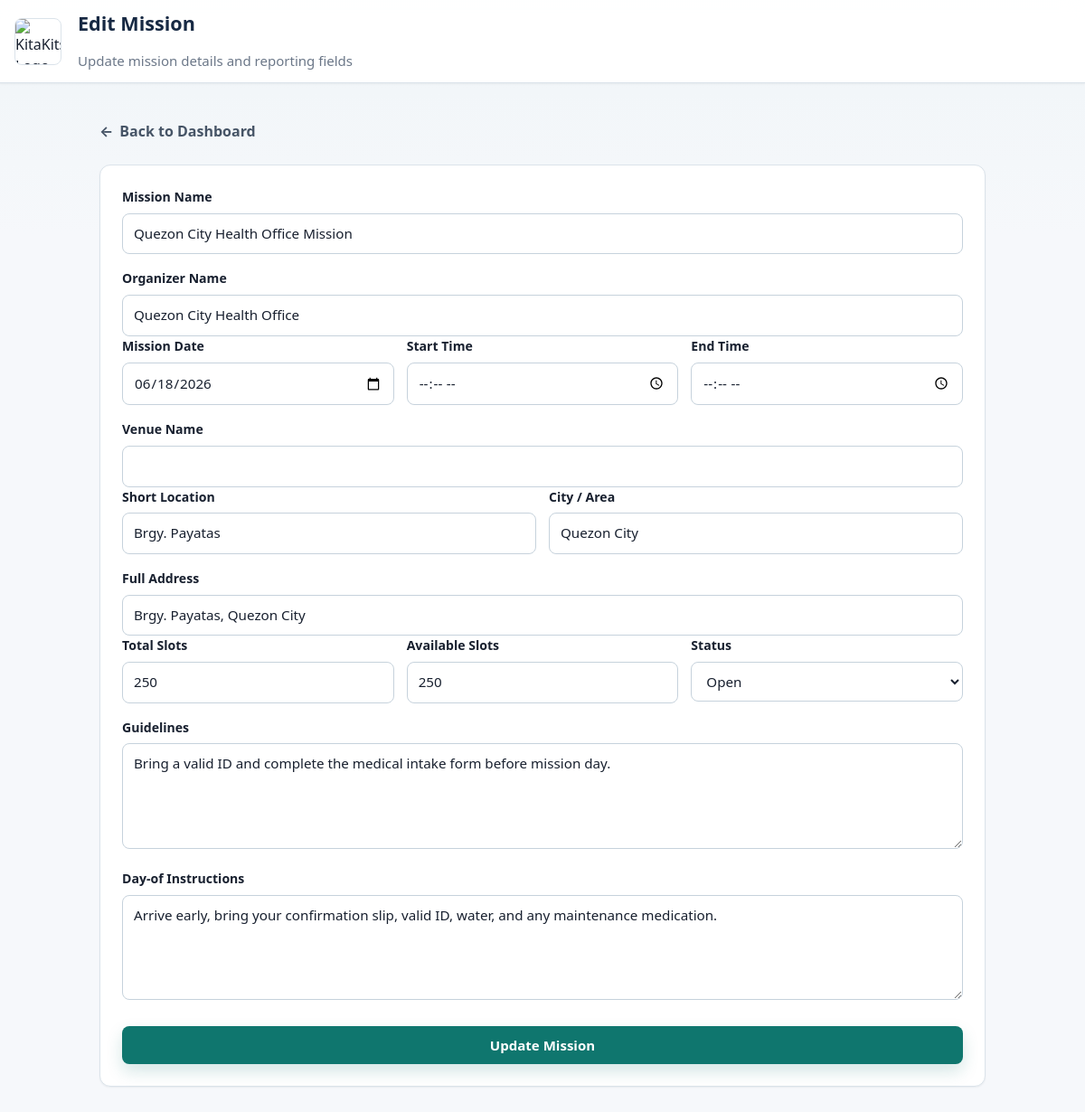
Screenshot of /admin/edit_mission.php?id=4 (signed in) with the database file from the repository.
### tables this page shows
CREATE TABLE `missions` (
  `mission_id` int(11) NOT NULL AUTO_INCREMENT,
  `mission_name` varchar(150) NOT NULL,
  `organizer_name` varchar(100) NOT NULL,
  `mission_date` date NOT NULL,
  `start_time` time DEFAULT NULL,
  `end_time` time DEFAULT NULL,
  `venue_name` varchar(150) DEFAULT NULL,
  `location` varchar(255) NOT NULL COMMENT 'Backward-compatible area/location field used by the original site',
  `city_area` varchar(100) NOT NULL,
  `full_address` varchar(255) NOT NULL,
  `total_slots` int(5) NOT NULL DEFAULT 0,
  `available_slots` int(5) NOT NULL DEFAULT 0,
  `mission_status` enum('draft','open','closed','completed','cancelled') NOT NULL DEFAULT 'open',
  `guidelines` text DEFAULT NULL,
  `day_of_instructions` text DEFAULT NULL,
  `created_by` int(11) DEFAULT NULL,
  `created_at` timestamp NOT NULL DEFAULT current_timestamp(),
  `updated_at` timestamp NOT NULL DEFAULT current_timestamp() ON UPDATE current_timestamp(),
  PRIMARY KEY (`mission_id`),
  KEY `idx_missions_date` (`mission_date`),
  KEY `idx_missions_filters` (`mission_status`, `city_area`, `mission_date`, `available_slots`),
  KEY `idx_missions_created_by` (`created_by`),
  FULLTEXT KEY `ft_missions_search` (`mission_name`, `organizer_name`, `location`, `city_area`, `full_address`),
  CONSTRAINT `fk_missions_created_by` FOREIGN KEY (`created_by`) REFERENCES `users` (`user_id`) ON DELETE SET NULL ON UPDATE CASCADE,
  CONSTRAINT `chk_missions_slots` CHECK (`total_slots` >= 0 AND `available_slots` >= 0 AND `available_slots` <= `total_slots`)
);

### public/admin/edit_mission.php (the view, shortened to what this page needs)
<?php
require_once(__DIR__ . '/../../app/config/db.php');
$mission = null;
$mission_id = isset($_GET['id']) ? (int)$_GET['id'] : 0;
if ($mission_id > 0) {
    $sql = "SELECT * FROM missions WHERE mission_id = :id";
    $stmt = $conn->prepare($sql);
    $stmt->execute([':id' => $mission_id]);
    $mission = $stmt->fetch(PDO::FETCH_ASSOC);
} else {
    $error = 'Invalid mission ID provided.';
}
function mission_value($mission, $field)
{
    return htmlspecialchars($_POST[$field] ?? ($mission[$field] ?? ''));
}
?>
<!DOCTYPE html>
<html lang="en">
<head>
    <link rel="stylesheet" href="../assets/css/style.css">
</head>
<body>
    <header>
        <div class="container">
            <div class="header-logo">
                <img src="../assets/images/logo.png" alt="KitaKits Logo">
            </div>
            <div class="header-content">
                <h1>Edit Mission</h1>
                <p>Update mission details and reporting fields</p>
            </div>
        </div>
    </header>
    <main class="container admin-workspace form-workspace">
        <a href="admin_dashboard.php" class="btn-back">
            <span>&larr; </span>
            Back to Dashboard
        </a>
        <?php if ($mission): ?>
            <form method="POST" action="" class="wide-form">
                <label for="mission_name">Mission Name</label>
                <input type="text" id="mission_name" name="mission_name" value="<?php echo mission_value($mission, 'mission_name'); ?>" maxlength="150" required>
                <label for="organizer_name">Organizer Name</label>
                <input type="text" id="organizer_name" name="organizer_name" value="<?php echo mission_value($mission, 'organizer_name'); ?>" maxlength="100" required>
                <div class="form-grid form-grid-3">
                    <div>
                        <label for="mission_date">Mission Date</label>
                        <input type="date" id="mission_date" name="mission_date" value="<?php echo mission_value($mission, 'mission_date'); ?>" required>
                    </div>
                    <div>
                        <label for="start_time">Start Time</label>
                        <input type="time" id="start_time" name="start_time" value="<?php echo mission_value($mission, 'start_time'); ?>">
                    </div>
                    <div>
                        <label for="end_time">End Time</label>
                        <input type="time" id="end_time" name="end_time" value="<?php echo mission_value($mission, 'end_time'); ?>">
                    </div>
                </div>
                <label for="venue_name">Venue Name</label>
                <input type="text" id="venue_name" name="venue_name" value="<?php echo mission_value($mission, 'venue_name'); ?>" maxlength="150">
                <div class="form-grid">
                    <div>
                        <label for="location">Short Location</label>
                        <input type="text" id="location" name="location" value="<?php echo mission_value($mission, 'location'); ?>" maxlength="255" required>
                    </div>
                    <div>
                        <label for="city_area">City / Area</label>
                        <input type="text" id="city_area" name="city_area" value="<?php echo mission_value($mission, 'city_area'); ?>" maxlength="100" required>
                    </div>
                </div>
                <label for="full_address">Full Address</label>
                <input type="text" id="full_address" name="full_address" value="<?php echo mission_value($mission, 'full_address'); ?>" maxlength="255" required>
                <div class="form-grid form-grid-3">
                    <div>
                        <label for="total_slots">Total Slots</label>
                        <input type="number" id="total_slots" name="total_slots" value="<?php echo mission_value($mission, 'total_slots'); ?>" min="0" required>
                    </div>
                    <div>
                        <label for="available_slots">Available Slots</label>
                        <input type="number" id="available_slots" name="available_slots" value="<?php echo mission_value($mission, 'available_slots'); ?>" min="0" required>
                    </div>
                    <div>
                        <label for="mission_status">Status</label>
                        <select id="mission_status" name="mission_status">
                            <?php $selected_status = $_POST['mission_status'] ?? $mission['mission_status']; ?>
                            <?php foreach (['draft', 'open', 'closed', 'completed', 'cancelled'] as $status): ?>
                                <option value="<?php echo $status; ?>" <?php echo $selected_status === $status ? 'selected' : ''; ?>><?php echo ucfirst($status); ?></option>
                            <?php endforeach; ?>
                        </select>
                    </div>
                </div>
                <label for="guidelines">Guidelines</label>
                <textarea id="guidelines" name="guidelines" rows="4"><?php echo mission_value($mission, 'guidelines'); ?></textarea>
                <label for="day_of_instructions">Day-of Instructions</label>
                <textarea id="day_of_instructions" name="day_of_instructions" rows="4"><?php echo mission_value($mission, 'day_of_instructions'); ?></textarea>
                <button type="submit" name="submit">Update Mission</button>
            </form>
        <?php endif; ?>
    </main>
</body>
</html>

### public/assets/css/style.css (style rules this page uses)
:root { --bg: #f6f8fb; --surface: #ffffff; --surface-soft: #eef4f7; --surface-muted: #f9fbfc; --ink: #18202f; --ink-soft: #465466; --ink-muted: #6b7788; --line: #dbe3ea; --line-strong: #c6d2dc; --primary: #0f766e; --primary-dark: #115e59; --primary-soft: #d9f2ef; --navy: #1f3a5f; --navy-dark: #172943; --accent: #d97706; --accent-soft: #fff4d8; --danger: #b42318; --danger-soft: #fde8e5; --success: #087443; --success-soft: #ddf8e9; --warning: #9a6200; --warning-soft: #fff3cd; --info: #1d4ed8; --info-soft: #e5efff; --shadow-sm: 0 1px 2px rgba(24, 32, 47, 0.06); --shadow-md: 0 12px 28px rgba(31, 58, 95, 0.1); --radius-sm: 6px; --radius-md: 8px; --radius-lg: 12px; --focus: 0 0 0 4px rgba(15, 118, 110, 0.18); }
* { box-sizing: border-box; margin: 0; padding: 0; }
html { min-width: 320px; scroll-behavior: smooth; }
body { min-height: 100vh; background: linear-gradient(180deg, rgba(238, 244, 247, 0.82), rgba(246, 248, 251, 0) 260px), var(--bg); color: var(--ink); font-family: "Segoe UI", -apple-system, BlinkMacSystemFont, "Helvetica Neue", Arial, sans-serif; font-size: 16px; line-height: 1.55; }
a { color: var(--primary); }
img { max-width: 100%; }
.container { width: min(1180px, calc(100% - 32px)); margin: 0 auto; padding: 28px 0; }
header { position: sticky; top: 0; z-index: 100; background: rgba(255, 255, 255, 0.94); border-bottom: 1px solid var(--line); box-shadow: var(--shadow-sm); backdrop-filter: blur(12px); }
header .container { display: flex; align-items: center; gap: 18px; padding: 14px 0; }
.header-logo { width: 52px; height: 52px; flex: 0 0 auto; border: 1px solid var(--line); border-radius: var(--radius-md); overflow: hidden; background: var(--surface); }
.header-logo img { width: 100%; height: 100%; object-fit: cover; }
.header-content { min-width: 0; }
.header-content h1 { color: var(--navy-dark); font-size: 1.35rem; font-weight: 750; line-height: 1.15; }
.header-content p { color: var(--ink-muted); font-size: 0.94rem; line-height: 1.35; margin-top: 4px; }
main.container { padding-top: 34px; padding-bottom: 48px; }
.admin-workspace { width: min(1320px, calc(100% - 32px)); }
.form-workspace { width: min(980px, calc(100% - 32px)); }
h1, h2, h3, h4 { color: var(--navy-dark); line-height: 1.25; }
h1 { font-size: 2rem; margin-bottom: 18px; }
p { color: var(--ink-soft); }
.btn-primary, .btn-secondary, .btn-book, .btn-admin, .btn-search, .btn-edit, .btn-delete, button[type="submit"] { display: inline-flex; align-items: center; justify-content: center; gap: 8px; min-height: 42px; padding: 10px 16px; border-radius: var(--radius-md); border: 1px solid transparent; font: inherit; font-size: 0.94rem; font-weight: 700; line-height: 1.2; text-decoration: none; cursor: pointer; transition: background 0.16s ease, border-color 0.16s ease, color 0.16s ease, box-shadow 0.16s ease, transform 0.16s ease; }
.btn-primary, .btn-book, .btn-admin, .btn-search, button[type="submit"] { background: var(--primary); color: #fff; box-shadow: 0 8px 18px rgba(15, 118, 110, 0.18); }
.btn-back { display: inline-flex; align-items: center; gap: 7px; min-height: 38px; margin-bottom: 18px; color: var(--ink-soft); text-decoration: none; font-weight: 700; }
form { max-width: 720px; background: var(--surface); border: 1px solid var(--line); border-radius: var(--radius-lg); box-shadow: var(--shadow-sm); padding: 24px; }
.wide-form, .auth-form, .intake-form, .content-editor { max-width: 100%; }
label, legend { display: block; color: var(--ink); font-size: 0.88rem; font-weight: 750; margin: 16px 0 7px; }
label:first-of-type { margin-top: 0; }
input[type="text"], input[type="date"], input[type="number"], input[type="email"], input[type="password"], input[type="search"], input[type="time"], select, textarea { width: 100%; min-height: 42px; padding: 10px 12px; color: var(--ink); background: var(--surface); border: 1px solid var(--line-strong); border-radius: var(--radius-md); font: inherit; font-size: 0.95rem; transition: border-color 0.16s ease, box-shadow 0.16s ease, background 0.16s ease; }
textarea { min-height: 110px; resize: vertical; }
input::placeholder, textarea::placeholder { color: #97a3b2; }
button[type="submit"] { width: 100%; margin-top: 22px; }
.form-grid { display: grid; grid-template-columns: repeat(2, minmax(0, 1fr)); gap: 14px; }
.form-grid-3 { grid-template-columns: repeat(3, minmax(0, 1fr)); }

### rows the page displays
missions: mission_name "Quezon City Health Office Mission", organizer_name "Quezon City Health Office", mission_date "06/18/2026", location "Brgy. Payatas", city_area "Quezon City", full_address "Brgy. Payatas, Quezon City", total_slots "250", available_slots "250", mission_status "Open", guidelines "Bring a valid ID and complete the medical intake form before mission day.", day_of_instructions "Arrive early, bring your confirmation slip, valid ID, water, and any maintenance medication."
